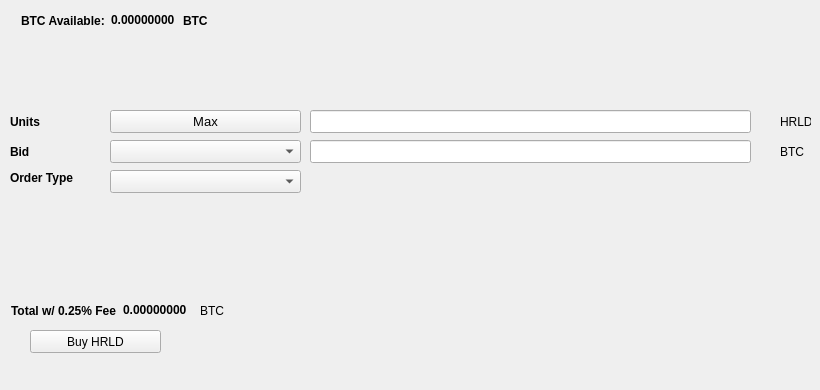
   <widget class="QWidget" name="BuyTab">
    <attribute name="title">
     <string>Buy</string>
    </attribute>
    <widget class="QPushButton" name="BuyENZ">
     <property name="geometry">
      <rect>
       <x>30</x>
       <y>330</y>
       <width>131</width>
       <height>23</height>
      </rect>
     </property>
     <property name="text">
      <string>Buy HRLD</string>
     </property>
     <property name="icon">
      <iconset resource="../haroldcoin.qrc">
       <normaloff>:/icons/bitcoin</normaloff>:/icons/bitcoin</iconset>
     </property>
    </widget>
    <widget class="QLabel" name="label_3">
     <property name="geometry">
      <rect>
       <x>10</x>
       <y>110</y>
       <width>46</width>
       <height>23</height>
      </rect>
     </property>
     <property name="font">
      <font>
       <weight>75</weight>
       <bold>true</bold>
      </font>
     </property>
     <property name="text">
      <string>Units</string>
     </property>
    </widget>
    <widget class="QLineEdit" name="UnitsInput">
     <property name="geometry">
      <rect>
       <x>310</x>
       <y>110</y>
       <width>441</width>
       <height>23</height>
      </rect>
     </property>
     <property name="font">
      <font>
       <pointsize>9</pointsize>
       <weight>75</weight>
       <bold>true</bold>
      </font>
     </property>
    </widget>
    <widget class="QLineEdit" name="BuyBidPriceEdit">
     <property name="geometry">
      <rect>
       <x>310</x>
       <y>140</y>
       <width>441</width>
       <height>23</height>
      </rect>
     </property>
     <property name="font">
      <font>
       <pointsize>9</pointsize>
       <weight>75</weight>
       <bold>true</bold>
      </font>
     </property>
    </widget>
    <widget class="QLabel" name="label_4">
     <property name="geometry">
      <rect>
       <x>780</x>
       <y>110</y>
       <width>31</width>
       <height>23</height>
      </rect>
     </property>
     <property name="text">
      <string>HRLD</string>
     </property>
    </widget>
    <widget class="QLabel" name="label_5">
     <property name="geometry">
      <rect>
       <x>780</x>
       <y>140</y>
       <width>31</width>
       <height>23</height>
      </rect>
     </property>
     <property name="text">
      <string>BTC</string>
     </property>
    </widget>
    <widget class="QLabel" name="label_6">
     <property name="geometry">
      <rect>
       <x>10</x>
       <y>140</y>
       <width>46</width>
       <height>23</height>
      </rect>
     </property>
     <property name="font">
      <font>
       <weight>75</weight>
       <bold>true</bold>
      </font>
     </property>
     <property name="text">
      <string>Bid</string>
     </property>
    </widget>
    <widget class="QLabel" name="label_7">
     <property name="geometry">
      <rect>
       <x>10</x>
       <y>170</y>
       <width>91</width>
       <height>16</height>
      </rect>
     </property>
     <property name="font">
      <font>
       <weight>75</weight>
       <bold>true</bold>
      </font>
     </property>
     <property name="text">
      <string>Order Type</string>
     </property>
    </widget>
    <widget class="QPushButton" name="Buy_Max_Amount">
     <property name="geometry">
      <rect>
       <x>110</x>
       <y>110</y>
       <width>191</width>
       <height>23</height>
      </rect>
     </property>
     <property name="font">
      <font>
       <pointsize>10</pointsize>
      </font>
     </property>
     <property name="text">
      <string>Max</string>
     </property>
    </widget>
    <widget class="QComboBox" name="BuyBidcomboBox">
     <property name="geometry">
      <rect>
       <x>110</x>
       <y>140</y>
       <width>191</width>
       <height>23</height>
      </rect>
     </property>
     <property name="font">
      <font>
       <pointsize>10</pointsize>
      </font>
     </property>
    </widget>
    <widget class="QComboBox" name="buyOrdertypeCombo">
     <property name="geometry">
      <rect>
       <x>110</x>
       <y>170</y>
       <width>191</width>
       <height>23</height>
      </rect>
     </property>
     <property name="font">
      <font>
       <pointsize>10</pointsize>
      </font>
     </property>
    </widget>
    <widget class="QWidget" name="layoutWidget1">
     <property name="geometry">
      <rect>
       <x>21</x>
       <y>11</y>
       <width>227</width>
       <height>19</height>
      </rect>
     </property>
     <layout class="QHBoxLayout" name="horizontalLayout_3">
      <item>
       <widget class="QLabel" name="label232">
        <property name="font">
         <font>
          <weight>75</weight>
          <bold>true</bold>
         </font>
        </property>
        <property name="text">
         <string>BTC Available:</string>
        </property>
       </widget>
      </item>
      <item>
       <widget class="QLabel" name="BtcAvailableLbl">
        <property name="palette">
         <palette>
          <active>
           <colorrole role="WindowText">
            <brush brushstyle="SolidPattern">
             <color alpha="255">
              <red>0</red>
              <green>0</green>
              <blue>0</blue>
             </color>
            </brush>
           </colorrole>
           <colorrole role="Button">
            <brush brushstyle="SolidPattern">
             <color alpha="255">
              <red>0</red>
              <green>170</green>
              <blue>0</blue>
             </color>
            </brush>
           </colorrole>
           <colorrole role="Light">
            <brush brushstyle="SolidPattern">
             <color alpha="255">
              <red>0</red>
              <green>255</green>
              <blue>0</blue>
             </color>
            </brush>
           </colorrole>
           <colorrole role="Midlight">
            <brush brushstyle="SolidPattern">
             <color alpha="255">
              <red>0</red>
              <green>212</green>
              <blue>0</blue>
             </color>
            </brush>
           </colorrole>
           <colorrole role="Dark">
            <brush brushstyle="SolidPattern">
             <color alpha="255">
              <red>0</red>
              <green>85</green>
              <blue>0</blue>
             </color>
            </brush>
           </colorrole>
           <colorrole role="Mid">
            <brush brushstyle="SolidPattern">
             <color alpha="255">
              <red>0</red>
              <green>113</green>
              <blue>0</blue>
             </color>
            </brush>
           </colorrole>
           <colorrole role="Text">
            <brush brushstyle="SolidPattern">
             <color alpha="255">
              <red>0</red>
              <green>170</green>
              <blue>0</blue>
             </color>
            </brush>
           </colorrole>
           <colorrole role="BrightText">
            <brush brushstyle="SolidPattern">
             <color alpha="255">
              <red>255</red>
              <green>255</green>
              <blue>255</blue>
             </color>
            </brush>
           </colorrole>
           <colorrole role="ButtonText">
            <brush brushstyle="SolidPattern">
             <color alpha="255">
              <red>0</red>
              <green>0</green>
              <blue>0</blue>
             </color>
            </brush>
           </colorrole>
           <colorrole role="Base">
            <brush brushstyle="SolidPattern">
             <color alpha="255">
              <red>255</red>
              <green>255</green>
              <blue>255</blue>
             </color>
            </brush>
           </colorrole>
           <colorrole role="Window">
            <brush brushstyle="SolidPattern">
             <color alpha="255">
              <red>0</red>
              <green>170</green>
              <blue>0</blue>
             </color>
            </brush>
           </colorrole>
           <colorrole role="Shadow">
            <brush brushstyle="SolidPattern">
             <color alpha="255">
              <red>0</red>
              <green>0</green>
              <blue>0</blue>
             </color>
            </brush>
           </colorrole>
           <colorrole role="AlternateBase">
            <brush brushstyle="SolidPattern">
             <color alpha="255">
              <red>127</red>
              <green>212</green>
              <blue>127</blue>
             </color>
            </brush>
           </colorrole>
           <colorrole role="ToolTipBase">
            <brush brushstyle="SolidPattern">
             <color alpha="255">
              <red>255</red>
              <green>255</green>
              <blue>220</blue>
             </color>
            </brush>
           </colorrole>
           <colorrole role="ToolTipText">
            <brush brushstyle="SolidPattern">
             <color alpha="255">
              <red>0</red>
              <green>0</green>
              <blue>0</blue>
             </color>
            </brush>
           </colorrole>
          </active>
          <inactive>
           <colorrole role="WindowText">
            <brush brushstyle="SolidPattern">
             <color alpha="255">
              <red>0</red>
              <green>0</green>
              <blue>0</blue>
             </color>
            </brush>
           </colorrole>
           <colorrole role="Button">
            <brush brushstyle="SolidPattern">
             <color alpha="255">
              <red>0</red>
              <green>170</green>
              <blue>0</blue>
             </color>
            </brush>
           </colorrole>
           <colorrole role="Light">
            <brush brushstyle="SolidPattern">
             <color alpha="255">
              <red>0</red>
              <green>255</green>
              <blue>0</blue>
             </color>
            </brush>
           </colorrole>
           <colorrole role="Midlight">
            <brush brushstyle="SolidPattern">
             <color alpha="255">
              <red>0</red>
              <green>212</green>
              <blue>0</blue>
             </color>
            </brush>
           </colorrole>
           <colorrole role="Dark">
            <brush brushstyle="SolidPattern">
             <color alpha="255">
              <red>0</red>
              <green>85</green>
              <blue>0</blue>
             </color>
            </brush>
           </colorrole>
           <colorrole role="Mid">
            <brush brushstyle="SolidPattern">
             <color alpha="255">
              <red>0</red>
              <green>113</green>
              <blue>0</blue>
             </color>
            </brush>
           </colorrole>
           <colorrole role="Text">
            <brush brushstyle="SolidPattern">
             <color alpha="255">
              <red>0</red>
              <green>170</green>
              <blue>0</blue>
             </color>
            </brush>
           </colorrole>
           <colorrole role="BrightText">
            <brush brushstyle="SolidPattern">
             <color alpha="255">
              <red>255</red>
              <green>255</green>
              <blue>255</blue>
             </color>
            </brush>
           </colorrole>
           <colorrole role="ButtonText">
            <brush brushstyle="SolidPattern">
             <color alpha="255">
              <red>0</red>
              <green>0</green>
              <blue>0</blue>
             </color>
            </brush>
           </colorrole>
           <colorrole role="Base">
            <brush brushstyle="SolidPattern">
             <color alpha="255">
              <red>255</red>
              <green>255</green>
              <blue>255</blue>
             </color>
            </brush>
           </colorrole>
           <colorrole role="Window">
            <brush brushstyle="SolidPattern">
             <color alpha="255">
              <red>0</red>
              <green>170</green>
              <blue>0</blue>
             </color>
            </brush>
           </colorrole>
           <colorrole role="Shadow">
            <brush brushstyle="SolidPattern">
             <color alpha="255">
              <red>0</red>
              <green>0</green>
              <blue>0</blue>
             </color>
            </brush>
           </colorrole>
           <colorrole role="AlternateBase">
            <brush brushstyle="SolidPattern">
             <color alpha="255">
              <red>127</red>
              <green>212</green>
              <blue>127</blue>
             </color>
            </brush>
           </colorrole>
           <colorrole role="ToolTipBase">
            <brush brushstyle="SolidPattern">
             <color alpha="255">
              <red>255</red>
              <green>255</green>
              <blue>220</blue>
             </color>
            </brush>
           </colorrole>
           <colorrole role="ToolTipText">
            <brush brushstyle="SolidPattern">
             <color alpha="255">
              <red>0</red>
              <green>0</green>
              <blue>0</blue>
             </color>
            </brush>
           </colorrole>
          </inactive>
          <disabled>
           <colorrole role="WindowText">
            <brush brushstyle="SolidPattern">
             <color alpha="255">
              <red>0</red>
              <green>85</green>
              <blue>0</blue>
             </color>
            </brush>
           </colorrole>
           <colorrole role="Button">
            <brush brushstyle="SolidPattern">
             <color alpha="255">
              <red>0</red>
              <green>170</green>
              <blue>0</blue>
             </color>
            </brush>
           </colorrole>
           <colorrole role="Light">
            <brush brushstyle="SolidPattern">
             <color alpha="255">
              <red>0</red>
              <green>255</green>
              <blue>0</blue>
             </color>
            </brush>
           </colorrole>
           <colorrole role="Midlight">
            <brush brushstyle="SolidPattern">
             <color alpha="255">
              <red>0</red>
              <green>212</green>
              <blue>0</blue>
             </color>
            </brush>
           </colorrole>
           <colorrole role="Dark">
            <brush brushstyle="SolidPattern">
             <color alpha="255">
              <red>0</red>
              <green>85</green>
              <blue>0</blue>
             </color>
            </brush>
           </colorrole>
           <colorrole role="Mid">
            <brush brushstyle="SolidPattern">
             <color alpha="255">
              <red>0</red>
              <green>113</green>
              <blue>0</blue>
             </color>
            </brush>
           </colorrole>
           <colorrole role="Text">
            <brush brushstyle="SolidPattern">
             <color alpha="255">
              <red>0</red>
              <green>85</green>
              <blue>0</blue>
             </color>
            </brush>
           </colorrole>
           <colorrole role="BrightText">
            <brush brushstyle="SolidPattern">
             <color alpha="255">
              <red>255</red>
              <green>255</green>
              <blue>255</blue>
             </color>
            </brush>
           </colorrole>
           <colorrole role="ButtonText">
            <brush brushstyle="SolidPattern">
             <color alpha="255">
              <red>0</red>
              <green>85</green>
              <blue>0</blue>
             </color>
            </brush>
           </colorrole>
           <colorrole role="Base">
            <brush brushstyle="SolidPattern">
             <color alpha="255">
              <red>0</red>
              <green>170</green>
              <blue>0</blue>
             </color>
            </brush>
           </colorrole>
           <colorrole role="Window">
            <brush brushstyle="SolidPattern">
             <color alpha="255">
              <red>0</red>
              <green>170</green>
              <blue>0</blue>
             </color>
            </brush>
           </colorrole>
           <colorrole role="Shadow">
            <brush brushstyle="SolidPattern">
             <color alpha="255">
              <red>0</red>
              <green>0</green>
              <blue>0</blue>
             </color>
            </brush>
           </colorrole>
           <colorrole role="AlternateBase">
            <brush brushstyle="SolidPattern">
             <color alpha="255">
              <red>0</red>
              <green>170</green>
              <blue>0</blue>
             </color>
            </brush>
           </colorrole>
           <colorrole role="ToolTipBase">
            <brush brushstyle="SolidPattern">
             <color alpha="255">
              <red>255</red>
              <green>255</green>
              <blue>220</blue>
             </color>
            </brush>
           </colorrole>
           <colorrole role="ToolTipText">
            <brush brushstyle="SolidPattern">
             <color alpha="255">
              <red>0</red>
              <green>0</green>
              <blue>0</blue>
             </color>
            </brush>
           </colorrole>
          </disabled>
         </palette>
        </property>
        <property name="font">
         <font>
          <weight>75</weight>
          <bold>true</bold>
         </font>
        </property>
        <property name="text">
         <string>0.00000000</string>
        </property>
        <property name="textInteractionFlags">
         <set>Qt::LinksAccessibleByMouse|Qt::TextSelectableByKeyboard|Qt::TextSelectableByMouse</set>
        </property>
       </widget>
      </item>
      <item>
       <widget class="QLabel" name="BtcAvailableLbl_2">
        <property name="font">
         <font>
          <weight>75</weight>
          <bold>true</bold>
         </font>
        </property>
        <property name="text">
         <string>BTC</string>
        </property>
       </widget>
      </item>
     </layout>
    </widget>
    <widget class="QWidget" name="layoutWidge2">
     <property name="geometry">
      <rect>
       <x>11</x>
       <y>301</y>
       <width>259</width>
       <height>19</height>
      </rect>
     </property>
     <layout class="QHBoxLayout" name="horizontalLayout_4">
      <item>
       <widget class="QLabel" name="label_9">
        <property name="font">
         <font>
          <weight>75</weight>
          <bold>true</bold>
         </font>
        </property>
        <property name="text">
         <string>Total w/ 0.25% Fee</string>
        </property>
       </widget>
      </item>
      <item>
       <widget class="QLabel" name="BuyCostLabel">
        <property name="palette">
         <palette>
          <active>
           <colorrole role="WindowText">
            <brush brushstyle="SolidPattern">
             <color alpha="255">
              <red>0</red>
              <green>0</green>
              <blue>0</blue>
             </color>
            </brush>
           </colorrole>
           <colorrole role="Button">
            <brush brushstyle="SolidPattern">
             <color alpha="255">
              <red>0</red>
              <green>170</green>
              <blue>0</blue>
             </color>
            </brush>
           </colorrole>
           <colorrole role="Light">
            <brush brushstyle="SolidPattern">
             <color alpha="255">
              <red>0</red>
              <green>255</green>
              <blue>0</blue>
             </color>
            </brush>
           </colorrole>
           <colorrole role="Midlight">
            <brush brushstyle="SolidPattern">
             <color alpha="255">
              <red>0</red>
              <green>212</green>
              <blue>0</blue>
             </color>
            </brush>
           </colorrole>
           <colorrole role="Dark">
            <brush brushstyle="SolidPattern">
             <color alpha="255">
              <red>0</red>
              <green>85</green>
              <blue>0</blue>
             </color>
            </brush>
           </colorrole>
           <colorrole role="Mid">
            <brush brushstyle="SolidPattern">
             <color alpha="255">
              <red>0</red>
              <green>113</green>
              <blue>0</blue>
             </color>
            </brush>
           </colorrole>
           <colorrole role="Text">
            <brush brushstyle="SolidPattern">
             <color alpha="255">
              <red>0</red>
              <green>170</green>
              <blue>0</blue>
             </color>
            </brush>
           </colorrole>
           <colorrole role="BrightText">
            <brush brushstyle="SolidPattern">
             <color alpha="255">
              <red>255</red>
              <green>255</green>
              <blue>255</blue>
             </color>
            </brush>
           </colorrole>
           <colorrole role="ButtonText">
            <brush brushstyle="SolidPattern">
             <color alpha="255">
              <red>0</red>
              <green>0</green>
              <blue>0</blue>
             </color>
            </brush>
           </colorrole>
           <colorrole role="Base">
            <brush brushstyle="SolidPattern">
             <color alpha="255">
              <red>255</red>
              <green>255</green>
              <blue>255</blue>
             </color>
            </brush>
           </colorrole>
           <colorrole role="Window">
            <brush brushstyle="SolidPattern">
             <color alpha="255">
              <red>0</red>
              <green>170</green>
              <blue>0</blue>
             </color>
            </brush>
           </colorrole>
           <colorrole role="Shadow">
            <brush brushstyle="SolidPattern">
             <color alpha="255">
              <red>0</red>
              <green>0</green>
              <blue>0</blue>
             </color>
            </brush>
           </colorrole>
           <colorrole role="AlternateBase">
            <brush brushstyle="SolidPattern">
             <color alpha="255">
              <red>127</red>
              <green>212</green>
              <blue>127</blue>
             </color>
            </brush>
           </colorrole>
           <colorrole role="ToolTipBase">
            <brush brushstyle="SolidPattern">
             <color alpha="255">
              <red>255</red>
              <green>255</green>
              <blue>220</blue>
             </color>
            </brush>
           </colorrole>
           <colorrole role="ToolTipText">
            <brush brushstyle="SolidPattern">
             <color alpha="255">
              <red>0</red>
              <green>0</green>
              <blue>0</blue>
             </color>
            </brush>
           </colorrole>
          </active>
          <inactive>
           <colorrole role="WindowText">
            <brush brushstyle="SolidPattern">
             <color alpha="255">
              <red>0</red>
              <green>0</green>
              <blue>0</blue>
             </color>
            </brush>
           </colorrole>
           <colorrole role="Button">
            <brush brushstyle="SolidPattern">
             <color alpha="255">
              <red>0</red>
              <green>170</green>
              <blue>0</blue>
             </color>
            </brush>
           </colorrole>
           <colorrole role="Light">
            <brush brushstyle="SolidPattern">
             <color alpha="255">
              <red>0</red>
              <green>255</green>
              <blue>0</blue>
             </color>
            </brush>
           </colorrole>
           <colorrole role="Midlight">
            <brush brushstyle="SolidPattern">
             <color alpha="255">
              <red>0</red>
              <green>212</green>
              <blue>0</blue>
             </color>
            </brush>
           </colorrole>
           <colorrole role="Dark">
            <brush brushstyle="SolidPattern">
             <color alpha="255">
              <red>0</red>
              <green>85</green>
              <blue>0</blue>
             </color>
            </brush>
           </colorrole>
           <colorrole role="Mid">
            <brush brushstyle="SolidPattern">
             <color alpha="255">
              <red>0</red>
              <green>113</green>
              <blue>0</blue>
             </color>
            </brush>
           </colorrole>
           <colorrole role="Text">
            <brush brushstyle="SolidPattern">
             <color alpha="255">
              <red>0</red>
              <green>170</green>
              <blue>0</blue>
             </color>
            </brush>
           </colorrole>
           <colorrole role="BrightText">
            <brush brushstyle="SolidPattern">
             <color alpha="255">
              <red>255</red>
              <green>255</green>
              <blue>255</blue>
             </color>
            </brush>
           </colorrole>
           <colorrole role="ButtonText">
            <brush brushstyle="SolidPattern">
             <color alpha="255">
              <red>0</red>
              <green>0</green>
              <blue>0</blue>
             </color>
            </brush>
           </colorrole>
           <colorrole role="Base">
            <brush brushstyle="SolidPattern">
             <color alpha="255">
              <red>255</red>
              <green>255</green>
              <blue>255</blue>
             </color>
            </brush>
           </colorrole>
           <colorrole role="Window">
            <brush brushstyle="SolidPattern">
             <color alpha="255">
              <red>0</red>
              <green>170</green>
              <blue>0</blue>
             </color>
            </brush>
           </colorrole>
           <colorrole role="Shadow">
            <brush brushstyle="SolidPattern">
             <color alpha="255">
              <red>0</red>
              <green>0</green>
              <blue>0</blue>
             </color>
            </brush>
           </colorrole>
           <colorrole role="AlternateBase">
            <brush brushstyle="SolidPattern">
             <color alpha="255">
              <red>127</red>
              <green>212</green>
              <blue>127</blue>
             </color>
            </brush>
           </colorrole>
           <colorrole role="ToolTipBase">
            <brush brushstyle="SolidPattern">
             <color alpha="255">
              <red>255</red>
              <green>255</green>
              <blue>220</blue>
             </color>
            </brush>
           </colorrole>
           <colorrole role="ToolTipText">
            <brush brushstyle="SolidPattern">
             <color alpha="255">
              <red>0</red>
              <green>0</green>
              <blue>0</blue>
             </color>
            </brush>
           </colorrole>
          </inactive>
          <disabled>
           <colorrole role="WindowText">
            <brush brushstyle="SolidPattern">
             <color alpha="255">
              <red>0</red>
              <green>85</green>
              <blue>0</blue>
             </color>
            </brush>
           </colorrole>
           <colorrole role="Button">
            <brush brushstyle="SolidPattern">
             <color alpha="255">
              <red>0</red>
              <green>170</green>
              <blue>0</blue>
             </color>
            </brush>
           </colorrole>
           <colorrole role="Light">
            <brush brushstyle="SolidPattern">
             <color alpha="255">
              <red>0</red>
              <green>255</green>
              <blue>0</blue>
             </color>
            </brush>
           </colorrole>
           <colorrole role="Midlight">
            <brush brushstyle="SolidPattern">
             <color alpha="255">
              <red>0</red>
              <green>212</green>
              <blue>0</blue>
             </color>
            </brush>
           </colorrole>
           <colorrole role="Dark">
            <brush brushstyle="SolidPattern">
             <color alpha="255">
              <red>0</red>
              <green>85</green>
              <blue>0</blue>
             </color>
            </brush>
           </colorrole>
           <colorrole role="Mid">
            <brush brushstyle="SolidPattern">
             <color alpha="255">
              <red>0</red>
              <green>113</green>
              <blue>0</blue>
             </color>
            </brush>
           </colorrole>
           <colorrole role="Text">
            <brush brushstyle="SolidPattern">
             <color alpha="255">
              <red>0</red>
              <green>85</green>
              <blue>0</blue>
             </color>
            </brush>
           </colorrole>
           <colorrole role="BrightText">
            <brush brushstyle="SolidPattern">
             <color alpha="255">
              <red>255</red>
              <green>255</green>
              <blue>255</blue>
             </color>
            </brush>
           </colorrole>
           <colorrole role="ButtonText">
            <brush brushstyle="SolidPattern">
             <color alpha="255">
              <red>0</red>
              <green>85</green>
              <blue>0</blue>
             </color>
            </brush>
           </colorrole>
           <colorrole role="Base">
            <brush brushstyle="SolidPattern">
             <color alpha="255">
              <red>0</red>
              <green>170</green>
              <blue>0</blue>
             </color>
            </brush>
           </colorrole>
           <colorrole role="Window">
            <brush brushstyle="SolidPattern">
             <color alpha="255">
              <red>0</red>
              <green>170</green>
              <blue>0</blue>
             </color>
            </brush>
           </colorrole>
           <colorrole role="Shadow">
            <brush brushstyle="SolidPattern">
             <color alpha="255">
              <red>0</red>
              <green>0</green>
              <blue>0</blue>
             </color>
            </brush>
           </colorrole>
           <colorrole role="AlternateBase">
            <brush brushstyle="SolidPattern">
             <color alpha="255">
              <red>0</red>
              <green>170</green>
              <blue>0</blue>
             </color>
            </brush>
           </colorrole>
           <colorrole role="ToolTipBase">
            <brush brushstyle="SolidPattern">
             <color alpha="255">
              <red>255</red>
              <green>255</green>
              <blue>220</blue>
             </color>
            </brush>
           </colorrole>
           <colorrole role="ToolTipText">
            <brush brushstyle="SolidPattern">
             <color alpha="255">
              <red>0</red>
              <green>0</green>
              <blue>0</blue>
             </color>
            </brush>
           </colorrole>
          </disabled>
         </palette>
        </property>
        <property name="font">
         <font>
          <weight>75</weight>
          <bold>true</bold>
         </font>
        </property>
        <property name="autoFillBackground">
         <bool>false</bool>
        </property>
        <property name="text">
         <string>0.00000000</string>
        </property>
        <property name="textInteractionFlags">
         <set>Qt::LinksAccessibleByMouse|Qt::TextSelectableByMouse</set>
        </property>
       </widget>
      </item>
      <item>
       <widget class="QLabel" name="label_10">
        <property name="font">
         <font>
          <weight>50</weight>
          <bold>false</bold>
         </font>
        </property>
        <property name="text">
         <string>BTC</string>
        </property>
       </widget>
      </item>
     </layout>
    </widget>
    <widget class="QLabel" name="label_24">
     <property name="geometry">
      <rect>
       <x>460</x>
       <y>300</y>
       <width>281</width>
       <height>81</height>
      </rect>
     </property>
     <property name="text">
      <string/>
     </property>
     <property name="pixmap">
      <pixmap>:/images/bittrex</pixmap>
     </property>
    </widget>
   </widget>
